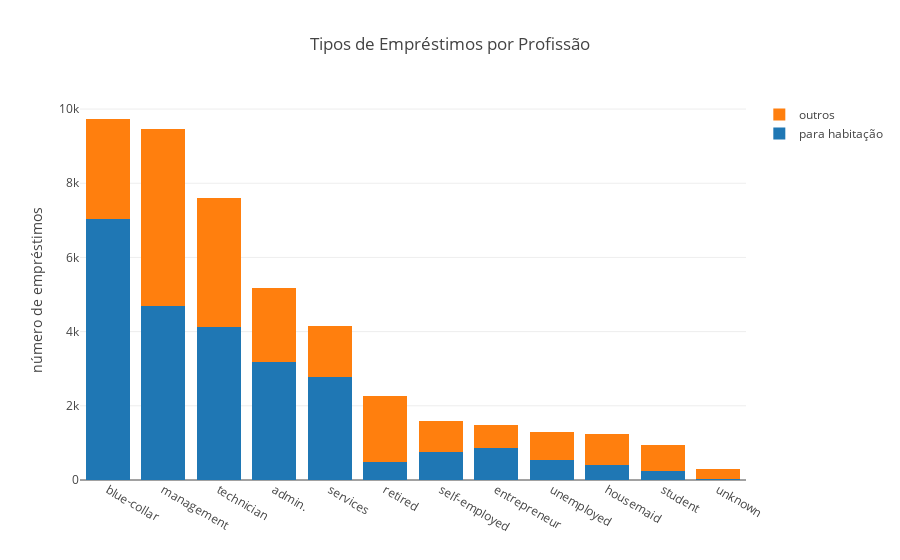

Notebook code for this chart:
### Code cell
#%% 1 - Qual profissão tem mais tendência a fazer um empréstimo? De qual tipo?

# dataframe contagem dos 'job' e classe de 'housing'
prep1 = df0.groupby(['job','housing']).size().reset_index().rename(columns={0:'cont_total'})

# dataframes de contagem housing == 'yes' e housing == 'no'
prep1_yes = prep1[(prep1.housing == 'yes')].reset_index(drop=True).drop(['housing'], axis=1).rename(columns={'cont_total': 'cont_housing_yes'})
prep1_no = prep1[(prep1.housing == 'no')].reset_index(drop=True).drop(['housing'], axis=1).rename(columns={'cont_total': 'cont_housing_no'})

# dataframe para plot
df1 = prep1.groupby(['job'], as_index=False).sum()
df1 = df1.sort_values(['cont_total'], ascending=[False]).reset_index(drop=True)
df1 = pd.merge(df1, prep1_yes, how='outer', on='job')
df1 = pd.merge(df1, prep1_no, how='outer', on='job')

# plot gráfico 1
data = [go.Bar(x=df1.job,
            y=df1.cont_housing_yes,name='para habitação'),
        go.Bar(x=df1.job,
            y=df1.cont_housing_no,name='outros')
       ]
layout = go.Layout(
    yaxis=dict(title='número de empréstimos'),
    title='Tipos de Empréstimos por Profissão', barmode='stack'
)
fig = go.Figure(data=data, layout=layout)

iplot(fig,filename='gráfico 1')

### Figure 1 — Plotly figure (JSON) as saved in the notebook; plotly's stock layout.template omitted (floating-point values rounded to 4 significant figures)
{"data": [{"name": "para habitação", "type": "bar", "uid": "af499780-ef3d-11e8-af21-e006e6d037a2", "x": ["blue-collar", "management", "technician", "admin.", "services", "retired", "self-employed", "entrepreneur", "unemployed", "housemaid", "student", "unknown"], "y": [7048, 4678, 4115, 3182, 2766, 491, 765, 869, 543, 398, 249, 26]}, {"name": "outros", "type": "bar", "uid": "af49be98-ef3d-11e8-bad9-e006e6d037a2", "x": ["blue-collar", "management", "technician", "admin.", "services", "retired", "self-employed", "entrepreneur", "unemployed", "housemaid", "student", "unknown"], "y": [2684, 4780, 3482, 1989, 1388, 1773, 814, 618, 760, 842, 689, 262]}], "layout": {"barmode": "stack", "title": "Tipos de Empréstimos por Profissão", "yaxis": {"title": "número de empréstimos"}}}
